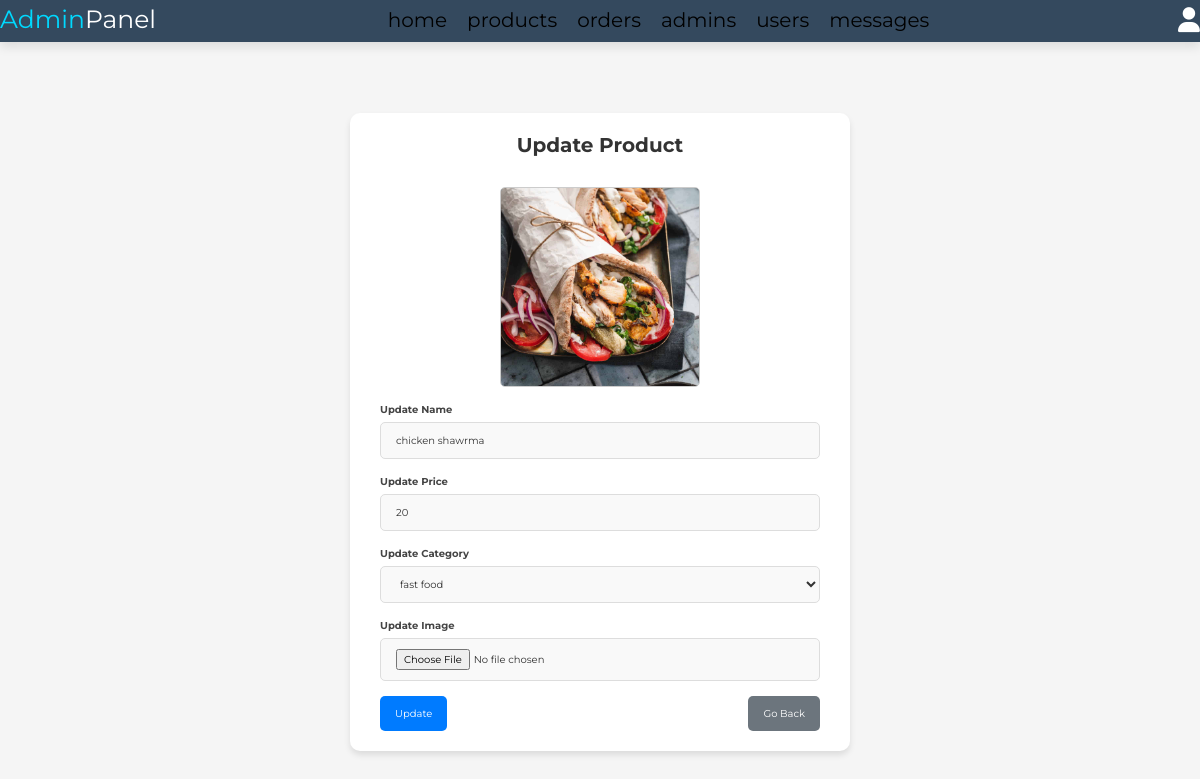
Screenshot of /admin/update_prodact.php?update=3 (signed in) with the database file from the repository.
### tables this page shows
CREATE TABLE `products` (
  `id` int(11) NOT NULL,
  `name` varchar(100) NOT NULL,
  `category` varchar(100) NOT NULL,
  `price` int(11) NOT NULL,
  `image` varchar(100) NOT NULL
);

### admin/update_prodact.php (the view, shortened to what this page needs)
<?php
include 'connect.php';
?>
<!DOCTYPE html>
<html lang="en">
<head>
    <link href="https://cdn.jsdelivr.net/npm/bootstrap@5.3.0-alpha1/dist/css/bootstrap.min.css" rel="stylesheet">
    <link rel="stylesheet" href="https://cdnjs.cloudflare.com/ajax/libs/font-awesome/6.1.1/css/all.min.css">
    <link rel="stylesheet" href="css/stlye.css">
</head>
<body>
    <?php include 'componat/admin_header.php' ?>
    <section class="update-product">
        <div class="form-container1">
            <h1 class="heading">Update Product</h1>
            <?php
            $update_id = $_GET['update'];
            $stmt = $conn->prepare("SELECT * FROM `products` WHERE id = ?");
            $stmt->bind_param("i", $update_id);
            $stmt->execute();
            $result = $stmt->get_result();
            if ($result->num_rows > 0) {
                while ($fetch_products = $result->fetch_assoc()) {
            ?>
                    <form action="" method="POST" enctype="multipart/form-data">
                        <img src="uploded_imge/<?= htmlspecialchars($fetch_products['image'], ENT_QUOTES, 'UTF-8'); ?>" alt="Product Image">
                        <span>Update Name</span>
                        <input type="text" required placeholder="Enter product name" name="name" class="box1" maxlength="100" value="<?= htmlspecialchars($fetch_products['name'], ENT_QUOTES, 'UTF-8'); ?>">
                        <span>Update Price</span>
                        <input type="number" min="0" max="9999999999" required placeholder="Enter product price" name="price" class="box1" value="<?= htmlspecialchars($fetch_products['price'], ENT_QUOTES, 'UTF-8'); ?>">
                        <span>Update Category</span>
                        <select name="category" class="box1" required>
                            <option selected value="<?= htmlspecialchars($fetch_products['category'], ENT_QUOTES, 'UTF-8'); ?>"><?= htmlspecialchars($fetch_products['category'], ENT_QUOTES, 'UTF-8'); ?></option>
                        </select>
                        <span>Update Image</span>
                        <input type="file" name="image" class="box1" accept="image/jpg, image/jpeg, image/png, image/webp">
                        <div class="flex-btn">
                            <input type="submit" value="Update" class="btn" name="update">
                            <a href="prodact.php" class="option-btn">Go Back</a>
                        </div>
                    </form>
            <?php
                }
            } else {
                echo '<p class="empty">No products added yet!</p>';
            }
            ?>
        </div>
    </section>
</body>
</html>

### admin/css/stlye.css (style rules this page uses)
:root { --main-color: #00d9ff; --secondary-color: #34495e; --white: #ffffff; --shadow: 0 4px 8px rgba(0, 0, 0, 0.2); --transition: all 0.3s ease; --border: 0.2rem solid var(--black); --black: #34495e; --box-shadow: 0 0.5rem 1rem rgba(0, 0, 0, 0.1); --light-bg: #f5f5f5; }
* { margin: 0; padding: 0; box-sizing: border-box; font-family: "Montserrat", sans-serif; }
html { font-size: 62.5%; overflow-x: hidden; }
body { background-color: #ecf0f1; color: var(--secondary-color); }
.heading { text-align: center; margin-bottom: 5rem; text-transform: capitalize; color: var(--black); font-size: 3rem; }
.update-product { display: flex; justify-content: center; align-items: center; min-height: 100vh; background-color: #f5f5f5; padding: 20px; flex-direction: column; }
.update-product .form-container1 { background-color: #fff; border-radius: 10px; box-shadow: 0 4px 6px rgba(0, 0, 0, 0.1); padding: 20px 30px; max-width: 500px; width: 100%; margin-top: -20px; }
.update-product .heading { font-size: 2rem; font-weight: bold; text-align: center; margin-bottom: 30px; color: #333; }
.update-product form img { display: block; margin: 0 auto 15px auto; max-height: 200px; object-fit: contain; border: 1px solid #ccc; border-radius: 5px; }
.update-product form span { font-size: 1rem; font-weight: bold; margin-bottom: 5px; display: block; text-align: left; color: #444; }
.update-product form .box1 { display: block; width: 100%; padding: 10px 15px; margin-bottom: 15px; font-size: 1rem; color: #333; border: 1px solid #ddd; border-radius: 5px; background: #f9f9f9; }
.update-product form .flex-btn { display: flex; justify-content: space-between; gap: 10px; }
.update-product form .btn { padding: 10px 15px; font-size: 1rem; background: #007bff; color: #fff; border: none; border-radius: 5px; cursor: pointer; }
.update-product form .option-btn { padding: 10px 15px; font-size: 1rem; background: #6c757d; color: #fff; border: none; border-radius: 5px; text-decoration: none; text-align: center; display: inline-block; }

### rows the page displays
products: image (picture), name "chicken shawrma", price "20", category "fast food"
